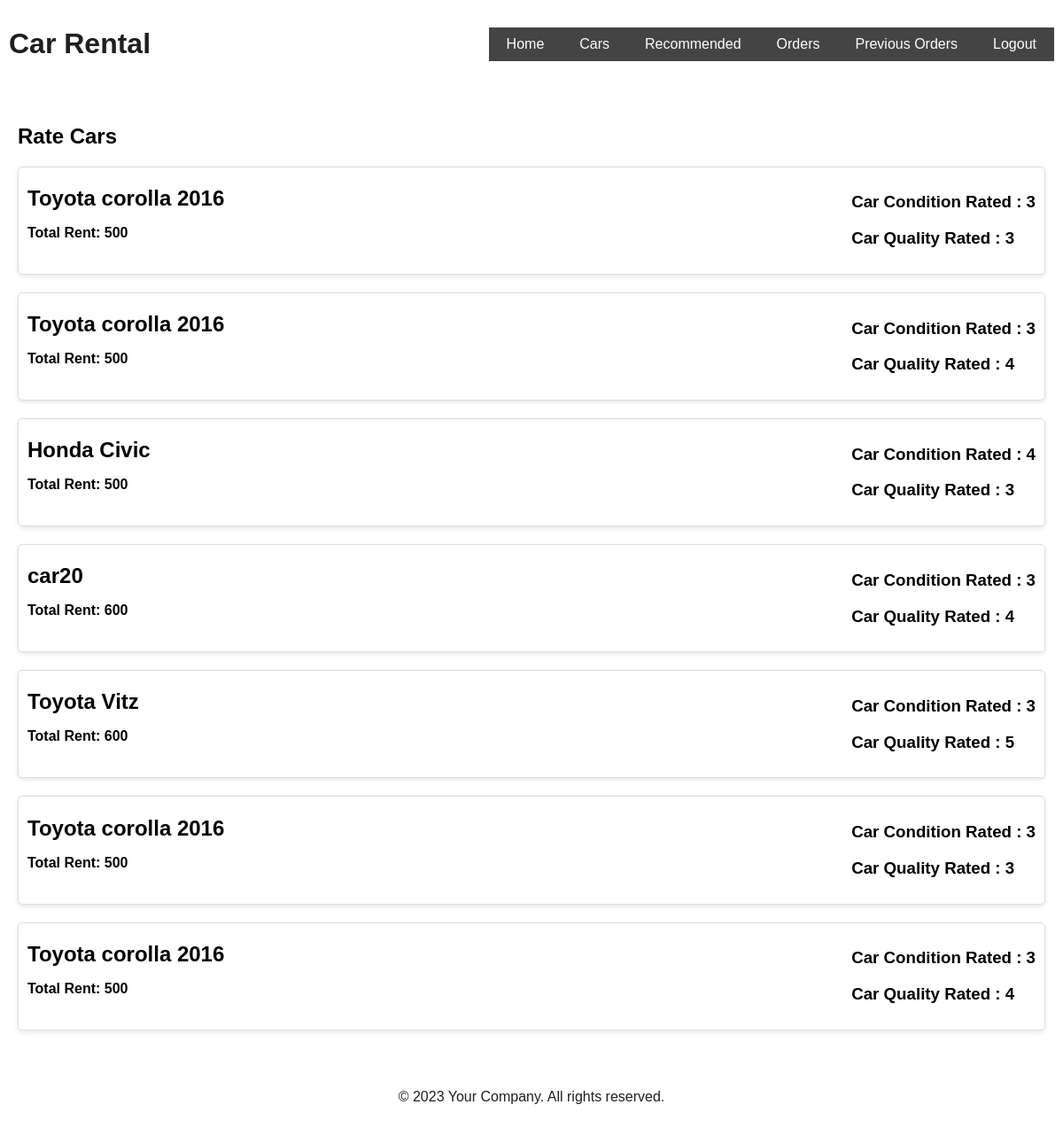
The app's page /history.php (signed in) with its own data.
### tables this page shows
CREATE TABLE `orderlist` (
  `orderid` int(11) NOT NULL,
  `username` varchar(25) NOT NULL,
  `carID` varchar(25) NOT NULL,
  `carName` varchar(25) NOT NULL,
  `address` varchar(25) NOT NULL,
  `carPrice` varchar(25) NOT NULL
);

CREATE TABLE `ratinglist` (
  `ratingid` int(11) NOT NULL,
  `username` varchar(25) NOT NULL,
  `carID` varchar(25) NOT NULL,
  `carCondition` int(2) NOT NULL,
  `carQuality` int(2) NOT NULL
);

### history.php (the view, shortened to what this page needs)
<?php
$link=mysqli_connect("localhost","root","","carrental");
    $username=$_SESSION["useruid"];
    $sql="SELECT * FROM orderlist NATURAL JOIN ratinglist WHERE username = '$username'";
$info=$link->query($sql);
?>
<!DOCTYPE html>
<html lang="en">
<head>
    <link rel="stylesheet" href="css/orderhistory.css">
</head>
<body>
<?php
  include('header.php');?>
    <div class="content">
        <h2>Rate Cars</h2>
        <?php
    while($row=mysqli_fetch_assoc($info)){
    ?>
        <div class="car">
            <div>
                <h2><?php echo $row["carName"];?></h2>
                <p class="price">Total Rent: <?php echo $row["carPrice"];?></p>
            </div>
            <div class="rating-form">
            <form action="includes/rating.inc.php" method="post">
            <?php
            if($row["carCondition"]==null)
            {?>
                <?php
                }
                else
                {?>
                    <h3> Car Condition Rated : <?php echo $row["carCondition"];?></h3>
                    <h3> Car Quality Rated : <?php echo $row["carQuality"];?></h3>
                    <?php
                }?>
            </form>
            </div>
        </div>
        <?php
     }?>
    </div>
    <footer class="footer">
        <p>&copy; 2023 Your Company. All rights reserved.</p>
    </footer>
</body>
</html>

### css/orderhistory.css (style rules this page uses)
.content { flex: 1; padding: 20px; }
.car { border: 1px solid #ddd; padding: 10px; border-radius: 5px; box-shadow: 0 2px 5px rgba(0, 0, 0, 0.1); margin-bottom: 20px; display: flex; justify-content: space-between; align-items: center; height: auto; }
.car h2 { margin: 0; padding-right: 10px; }
.price { font-weight: bold; }
.rating-form { display: flex; align-items: center; }

### css/home.css (style rules this page uses)
body { margin: 0; padding: 0; font-family: Arial, sans-serif; display: flex; flex-direction: column; min-height: 100vh; }
.footer { background-color: #ffffff; color: rgb(31 31 31); text-align: center; padding: 10px 0; }

### records on screen
orderlist: carName "Toyota corolla 2016", carPrice "500", ratinglist.carCondition "3", ratinglist.carQuality "3", ratinglist.carQuality "4"
orderlist: carName "Honda Civic", carPrice "500", ratinglist.carCondition "4", ratinglist.carQuality "3"
orderlist: carName "car20", carPrice "600", ratinglist.carCondition "3", ratinglist.carQuality "4"
orderlist: carName "Toyota Vitz", carPrice "600", ratinglist.carCondition "3", ratinglist.carQuality "5"
orderlist: carName "Toyota corolla 2016", carPrice "500", ratinglist.carCondition "3", ratinglist.carQuality "3", ratinglist.carQuality "4"
